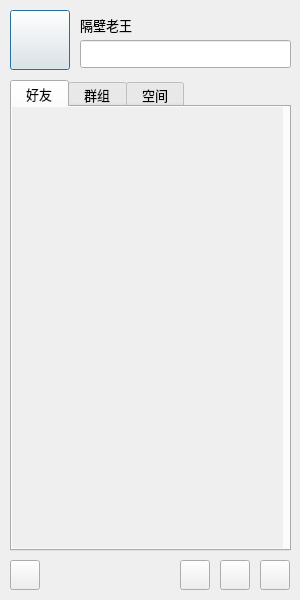
<?xml version="1.0" encoding="UTF-8"?>
<ui version="4.0">
 <class>MyChatDialog</class>
 <widget class="QDialog" name="MyChatDialog">
  <property name="geometry">
   <rect>
    <x>0</x>
    <y>0</y>
    <width>300</width>
    <height>600</height>
   </rect>
  </property>
  <property name="minimumSize">
   <size>
    <width>300</width>
    <height>600</height>
   </size>
  </property>
  <property name="maximumSize">
   <size>
    <width>300</width>
    <height>600</height>
   </size>
  </property>
  <property name="font">
   <font>
    <pointsize>10</pointsize>
   </font>
  </property>
  <property name="windowTitle">
   <string>MyChatDialog</string>
  </property>
  <widget class="QPushButton" name="pb_icon">
   <property name="geometry">
    <rect>
     <x>10</x>
     <y>10</y>
     <width>60</width>
     <height>60</height>
    </rect>
   </property>
   <property name="text">
    <string/>
   </property>
   <property name="icon">
    <iconset resource="resource.qrc">
     <normaloff>:/tx/13.png</normaloff>:/tx/13.png</iconset>
   </property>
   <property name="iconSize">
    <size>
     <width>60</width>
     <height>60</height>
    </size>
   </property>
   <property name="flat">
    <bool>false</bool>
   </property>
  </widget>
  <widget class="QLabel" name="lb_name">
   <property name="geometry">
    <rect>
     <x>80</x>
     <y>10</y>
     <width>211</width>
     <height>30</height>
    </rect>
   </property>
   <property name="text">
    <string>隔壁老王</string>
   </property>
  </widget>
  <widget class="QLineEdit" name="le_feeling">
   <property name="geometry">
    <rect>
     <x>80</x>
     <y>40</y>
     <width>211</width>
     <height>28</height>
    </rect>
   </property>
  </widget>
  <widget class="QTabWidget" name="tw_page">
   <property name="geometry">
    <rect>
     <x>10</x>
     <y>80</y>
     <width>281</width>
     <height>471</height>
    </rect>
   </property>
   <property name="currentIndex">
    <number>0</number>
   </property>
   <widget class="QWidget" name="page_friend">
    <attribute name="title">
     <string> 好友 </string>
    </attribute>
    <widget class="QScrollArea" name="scrollArea">
     <property name="geometry">
      <rect>
       <x>0</x>
       <y>0</y>
       <width>271</width>
       <height>441</height>
      </rect>
     </property>
     <property name="frameShape">
      <enum>QFrame::NoFrame</enum>
     </property>
     <property name="widgetResizable">
      <bool>true</bool>
     </property>
     <widget class="QWidget" name="scrollAreaWidgetContents">
      <property name="geometry">
       <rect>
        <x>0</x>
        <y>0</y>
        <width>271</width>
        <height>441</height>
       </rect>
      </property>
      <layout class="QVBoxLayout" name="verticalLayout">
       <property name="leftMargin">
        <number>0</number>
       </property>
       <property name="topMargin">
        <number>3</number>
       </property>
       <property name="rightMargin">
        <number>0</number>
       </property>
       <property name="bottomMargin">
        <number>3</number>
       </property>
       <item>
        <widget class="QWidget" name="wdg_lst" native="true"/>
       </item>
       <item>
        <spacer name="verticalSpacer">
         <property name="orientation">
          <enum>Qt::Vertical</enum>
         </property>
         <property name="sizeHint" stdset="0">
          <size>
           <width>20</width>
           <height>415</height>
          </size>
         </property>
        </spacer>
       </item>
      </layout>
     </widget>
    </widget>
   </widget>
   <widget class="QWidget" name="page_group">
    <attribute name="title">
     <string> 群组 </string>
    </attribute>
   </widget>
   <widget class="QWidget" name="page_space">
    <attribute name="title">
     <string> 空间 </string>
    </attribute>
   </widget>
  </widget>
  <widget class="QPushButton" name="pb_menu">
   <property name="geometry">
    <rect>
     <x>10</x>
     <y>560</y>
     <width>30</width>
     <height>30</height>
    </rect>
   </property>
   <property name="text">
    <string/>
   </property>
  </widget>
  <widget class="QPushButton" name="pb_tool1">
   <property name="geometry">
    <rect>
     <x>180</x>
     <y>560</y>
     <width>30</width>
     <height>30</height>
    </rect>
   </property>
   <property name="text">
    <string/>
   </property>
  </widget>
  <widget class="QPushButton" name="pb_tool2">
   <property name="geometry">
    <rect>
     <x>220</x>
     <y>560</y>
     <width>30</width>
     <height>30</height>
    </rect>
   </property>
   <property name="text">
    <string/>
   </property>
  </widget>
  <widget class="QPushButton" name="pb_tool3">
   <property name="geometry">
    <rect>
     <x>260</x>
     <y>560</y>
     <width>30</width>
     <height>30</height>
    </rect>
   </property>
   <property name="text">
    <string/>
   </property>
  </widget>
 </widget>
 <layoutdefault spacing="6" margin="11"/>
 <resources>
  <include location="resource.qrc"/>
 </resources>
 <connections/>
</ui>
